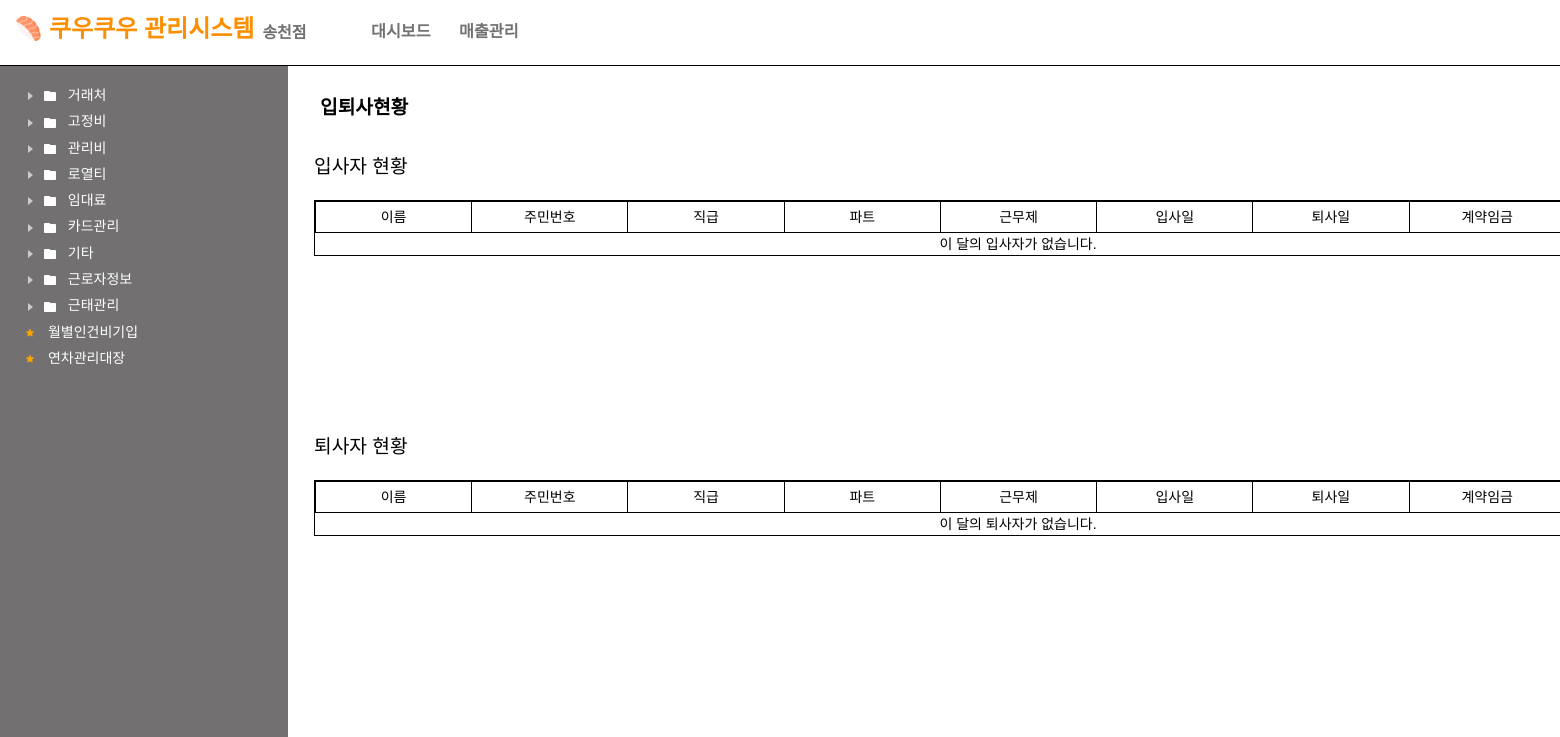
/employee/employeeIO, run on an earlier commit of the app's database.
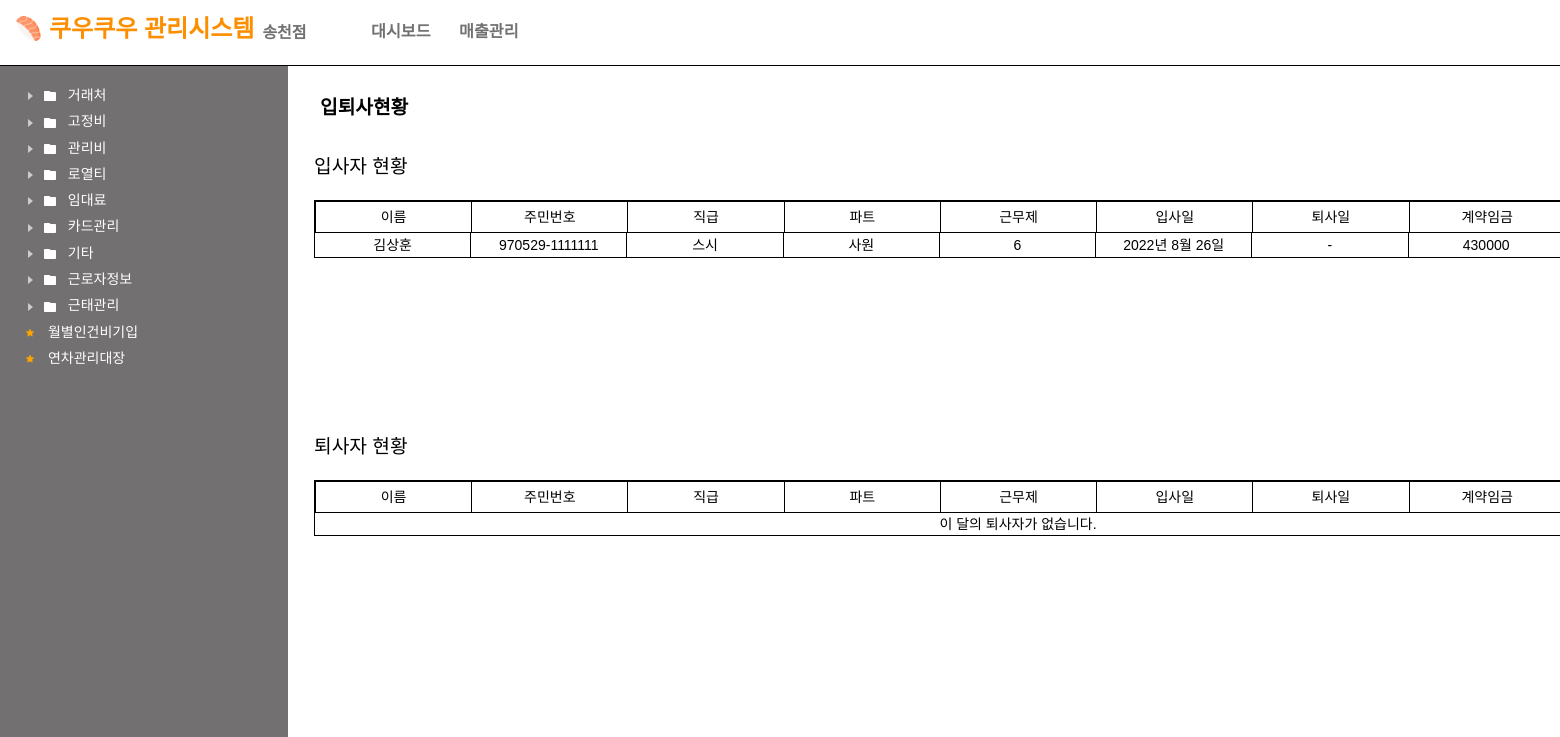
And on a later commit of the database.
### employee/models.py (models this page shows)
class Employee(models.Model):
    name = models.CharField(max_length=30)
    reg_num = models.CharField(max_length=30)
    contact = models.CharField(max_length=20)
    gender = models.CharField(max_length=10)
    bank = models.CharField(max_length=20)
    bank_num = models.CharField(max_length=30)
    inwork = models.DateField()
    outwork = models.DateField(null=True, blank=True)
    department = models.CharField(max_length=30)
    rank = models.CharField(max_length=30)
    worksystem = models.IntegerField()
    pay = models.IntegerField()
    insurance = models.CharField(max_length=20, null=True, blank=True)
    health = models.CharField(max_length=30)
    content = models.TextField()
    notreport = models.IntegerField()

### employee/views.py (the view)
# urls.py: path('employeeIO', views.employeeIO, name="employeeIO"),
def employeeIO(request):
    year, month = request.GET.get("date", datetime.today().strftime("%Y-%m")).split("-")
    inworkEmployee = Employee.objects.filter(inwork__year=year, inwork__month=month, outwork__isnull=True).all()
    outworkEmployee = Employee.objects.filter(outwork__year=year, outwork__month=month).all()
    context = {
        'inworks': inworkEmployee,
        'outworks': outworkEmployee,
    }
    return render(request, "employee/employeeIO.html", context)

### templates/employee/employeeIO.html (shortened to what this page needs)
{% extends 'base.html' %}
{% load static %}
{% load humanize %}
{% block content %}
    <div class="view-area">
        <div class="view-header io"><h1>입퇴사현황</h1><button onclick="location.href='{% url "employee:IOdownload" %}';">내보내기</button></div>
        <div id="data-fields" class="employeeIO">
            <h2>입사자 현황</h2>
            <div class="employeeI">
                <div>
                    <div class="header">
                        <span>이름</span>
                        <span>주민번호</span>
                        <span>직급</span>
                        <span>파트</span>
                        <span>근무제</span>
                        <span>입사일</span>
                        <span>퇴사일</span>
                        <span>계약임금</span>
                    </div>
                    {% if inworks %}
                        <div class="datas">
                            {% for inwork in inworks %}
                                <div class="data">
                                    <span>{{ inwork.name }}</span>
                                    <span>{{ inwork.reg_num }}</span>
                                    <span>{{ inwork.department }}</span>
                                    <span>{{ inwork.rank }}</span>
                                    <span>{{ inwork.worksystem }}</span>
                                    <span>{{ inwork.inwork }}</span>
                                    <span>{{ inwork.outwork|default_if_none:"-" }}</span>
                                    <span>{{ inwork.pay }}</span>
                                </div>
                            {% endfor %}
                        </div>
                    {% else %}
                        <div>이 달의 입사자가 없습니다.</div>
                    {% endif %}
                </div>
            </div>
            <h2>퇴사자 현황</h2>
            <div class="employeeO">
                <div>
                    <div class="header">
                        <span>이름</span>
                        <span>주민번호</span>
                        <span>직급</span>
                        <span>파트</span>
                        <span>근무제</span>
                        <span>입사일</span>
                        <span>퇴사일</span>
                        <span>계약임금</span>
                    </div>
                    {% if outworks %}
                        <div class="datas">
                            {% for outwork in outworks %}
                                <div class="data">
                                    <span>{{ outwork.name }}</span>
                                    <span>{{ outwork.reg_num }}</span>
                                    <span>{{ outwork.department }}</span>
                                    <span>{{ outwork.rank }}</span>
                                    <span>{{ outwork.worksystem }}</span>
                                    <span>{{ outwork.inwork }}</span>
                                    <span>{{ outwork.outwork }}</span>
                                    <span>{{ outwork.pay }}</span>
                                    <span>{{ outwork.content }}</span>
                                </div>
                            {% endfor %}
                        </div>
                    {% else %}
                        <div>이 달의 퇴사자가 없습니다.</div>
                    {% endif %}
                </div>
            </div>
        </div>
    </div>
{% endblock %}

What changed in the data, as far as the page shows it:
added Employee: name "김상훈", reg_num "970529-1111111", department "스시", rank "사원", worksystem "6", inwork "2022년 8월 26일", outwork "-", pay "430000"
Also different on the page:
text no longer shown: "이 달의 입사자가 없습니다."
